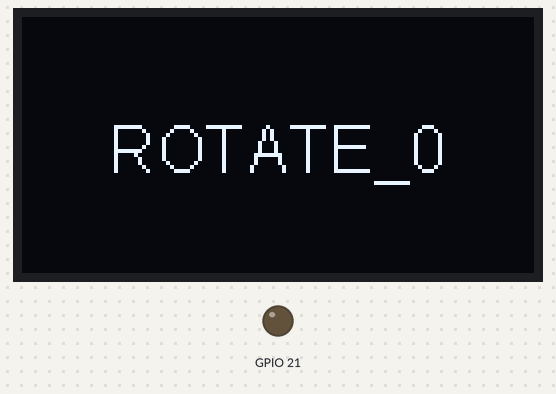
Recording of a program running on a simulated ESP32-S3. Parts: 128×64 one-colour display, output pins drawn as LEDs (lit = HIGH).

Above: at 0.2 s.
At 2.2 s:
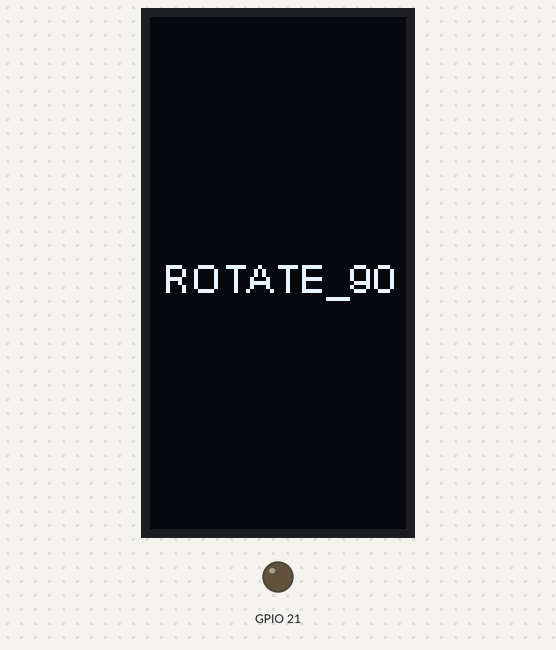
At 4.3 s:
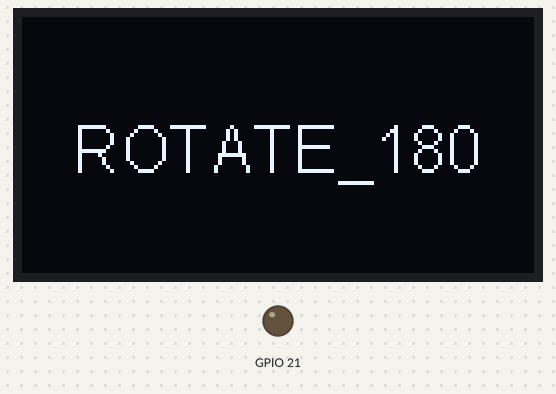
At 6.3 s:
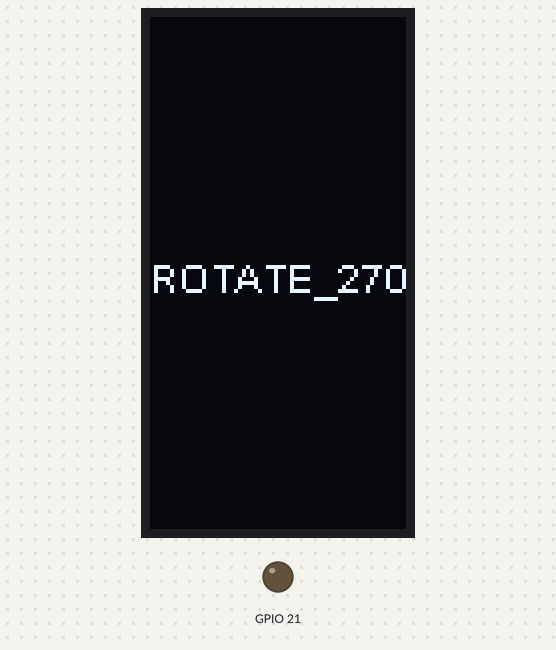

The program:

main.cpp
```cpp
#include "heltec.h"
#include "Arduino.h"

// rotate only for GEOMETRY_128_64
SSD1306Wire display(0x3c, SDA_OLED, SCL_OLED, RST_OLED);

/**
 * This is a starter code from the examples from Heltec Automation.
 *
 * Change this later, we'll need to test out how lora works with the API
 * For Future Pikachu, Angel, Jan and Victor:
 *
 * We need to write an esp-df version of this, shouldn't be so bad. For now lets just concentrate
 * on the arduino implementation till we have something working and then we can do the proper
 * implementation. ESP-DF has features that I'm not sure we'll have access by using the Arduino
 * framework, gotta double-check that.
 *
 * Also I need to use the CNC, can't keep using a regular hand saw and sand it manually forever
*/

void VextON(void)
{
  pinMode(Vext, OUTPUT);
  digitalWrite(Vext, LOW);
}

void VextOFF(void) // Vext default OFF
{
  pinMode(Vext, OUTPUT);
  digitalWrite(Vext, HIGH);
}

void setup()
{

  VextON();
  delay(100);

  display.init();
  display.clear();
  display.display();

  display.setContrast(255);

  display.setTextAlignment(TEXT_ALIGN_CENTER);
  display.clear();
  display.display();
}

void loop()
{
  display.screenRotate(ANGLE_0_DEGREE);
  display.setFont(ArialMT_Plain_16);
  display.drawString(64, 32 - 16 / 2, "ROTATE_0");
  display.display();
  delay(2000);

  display.clear();
  display.display();
  display.screenRotate(ANGLE_90_DEGREE);
  display.setFont(ArialMT_Plain_10);
  display.drawString(32, 64 - 10 / 2, "ROTATE_90");
  display.display();
  delay(2000);

  display.clear();
  display.display();
  display.screenRotate(ANGLE_180_DEGREE);
  display.setFont(ArialMT_Plain_16);
  display.drawString(64, 32 - 16 / 2, "ROTATE_180");
  display.display();
  delay(2000);

  display.clear();
  display.display();
  display.screenRotate(ANGLE_270_DEGREE);
  display.setFont(ArialMT_Plain_10);
  display.drawString(32, 64 - 10 / 2, "ROTATE_270");
  display.display();
  delay(2000);
}
```

Measured:
- by itself, everything shown: repeats every 8.1 s, in 4 steps
- what the display in image 0 shows lasts 2.0 s, from 0.2 s to 2.2 s
